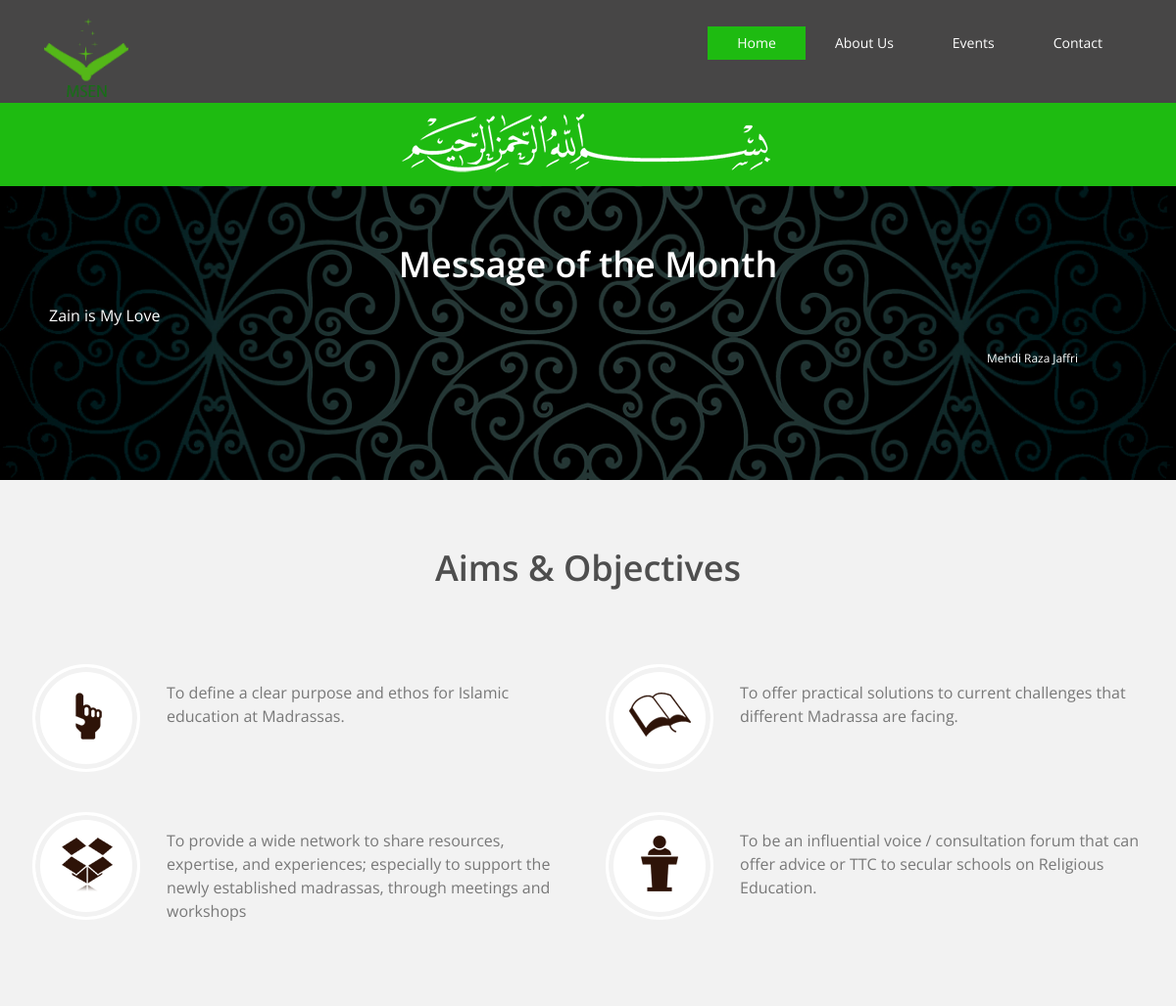
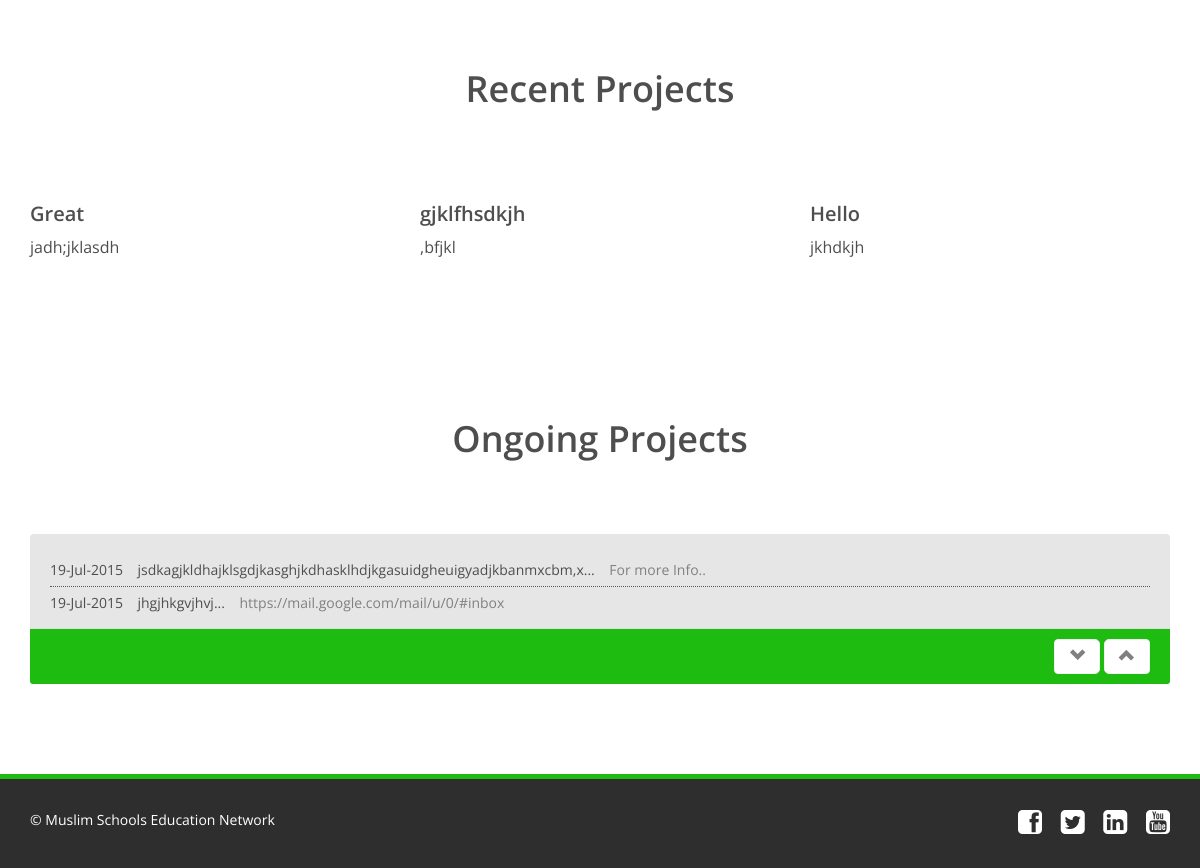
The page / on the database its author committed (2 pictures, top to bottom).
### tables this page shows
CREATE TABLE IF NOT EXISTS `message` (
  `message_id` int(11) NOT NULL AUTO_INCREMENT,
  `message_month` varchar(18) DEFAULT NULL,
  `message` text NOT NULL,
  `message_by` varchar(100) NOT NULL,
  PRIMARY KEY (`message_id`)
);

CREATE TABLE IF NOT EXISTS `events` (
  `event_id` int(11) NOT NULL AUTO_INCREMENT,
  `event_title` varchar(300) NOT NULL,
  `event_date` varchar(30) NOT NULL,
  `event_details` text NOT NULL,
  `event_description` text NOT NULL,
  `event_picture` varchar(200) NOT NULL,
  `event_ann` varchar(200) NOT NULL,
  `event_reg_link` varchar(400) DEFAULT NULL,
  PRIMARY KEY (`event_id`)
);

CREATE TABLE IF NOT EXISTS `news` (
  `news_id` int(11) NOT NULL AUTO_INCREMENT,
  `news` varchar(500) NOT NULL,
  `date` date NOT NULL,
  `link` varchar(200) NOT NULL,
  `event_id` int(11) NOT NULL,
  PRIMARY KEY (`news_id`)
);

### include/recent_work.php (the view, shortened to what this page needs)
<?php
include_once"connection.php";
$sql = "select * from events where event_date < NOW() ORDER BY `event_id` DESC limit 3";
$result = mysqli_query($conn,$sql);
?>
<section id="recent-works">
    <div class="container">
        <div class="center wow fadeInDown">
            <h2>Recent Projects</h2>
        </div>
        <div class="row">
            <?php
                                    while($row=mysqli_fetch_array($result,MYSQLI_ASSOC)) {
                                        echo'<div class="col-md-4">';
                                        echo'<div class="caption">';
                                        echo'<h2 class="team">'.$row['event_title'].'</h2>';
                                        echo'<p class="lead">'.$row['event_description'].'</p>';
                                        echo'</div>';
                                        echo'</div>';
                                    }
            ?>
        </div>
    </div>
</section>

### include/header.php (shortened to what this page needs)
<!DOCTYPE html>
<html lang="en">
<head>
	<link type="text/css" href="css/bootstrap-responsive.min.css" rel="stylesheet">
	<link href="css/bootstrap-theme.css" rel="stylesheet">
	<link href="css/bootstrap.min.css" rel="stylesheet">
	<link href="css/site.css" rel="stylesheet" type="text/css" />
	<link href="css/font-awesome.min.css" rel="stylesheet">
	<link href="css/animate.min.css" rel="stylesheet">
	<link href="css/prettyPhoto.css" rel="stylesheet">
	<link href="css/main.css" rel="stylesheet">
	<link href="css/responsive.css" rel="stylesheet">
	<link rel="stylesheet" type="text/css" href="engine1/style.css" />
</head>
<body class="homepage">
	<header id="header">
		<nav class="navbar navbar-inverse" role="banner">
			<div class="container">
				<div class="navbar-header">
					<a class="navbar-brand" href="index.php"><img class="img-responsive" src="images/logo2.png" style="max-height:86px" alt="logo"></a>
				</div>
				<div class="collapse navbar-collapse navbar-right">
					<ul class="nav navbar-nav">
						<li class="active"><a href="index.php">Home</a></li>
						<li><a href="about-us.php">About Us</a></li>
						<li><a href="projects.php">Events</a></li>
						<li><a href="contact-us.php">Contact</a></li>
					</ul>
				</div>
			</div>
		</nav>
	</header>

### index.php
<?php
include"include/header.php";
?>
    <div style="color: white;" class="top-bar center">
    <img class="img-responsive center-block" src="images/bis.png">
    </div>
<?php
include_once"include/message.php";
include_once"include/Aims.php";
include_once"include/recent_work.php";
include_once "include/upcoming_events.php";
include_once"include/footer.php";
?>

### include/message.php (shortened to what this page needs)
<?php
include_once"connection.php";
$sql = "select * from message order by message_id desc limit 1";
$result = mysqli_query($conn,$sql);
?>
        <div class="banner_holder">
            <div class="banner_holderImage">
        <div class="center wow fadeInDown animated" style="color: white;visibility: visible; -webkit-animation-name: fadeInDown; animation-name: fadeInDown;padding-top: 60px;">
            <h2 style="color: #ffffff;">Message of the Month</h2>
 <?php
           while($row=mysqli_fetch_array($result,MYSQLI_ASSOC)) {
                echo'<p class="lead" style="padding-left: 50px;   padding-right:50px; text-align: -webkit-auto;">'.$row['message'].'</p>';
                echo'<p class="small pull-right" style="padding-right: 100px;">'.$row['message_by'].'</p>';
           }
?>
        </div>
        </div>
        </div>

### include/Aims.php
<section id="feature">
    <div class="container">
        <div class="center wow fadeInDown">
            <h2>Aims & Objectives</h2>
        </div>
        <div class="row">
            <div class="features container">
                <div class="col-md-6 col-sm-6 wow fadeInDown" data-wow-duration="1000ms" data-wow-delay="600ms">
                    <div class="feature-wrap">
                        <i class="fa"><img src="images/kalaima.png"></i>
                        <h3 style="padding-left: 140px;">To define a clear purpose and ethos for Islamic education at Madrassas.</h3>
                    </div>
                </div>
                <div class="col-md-6 col-sm-6 wow fadeInDown" data-wow-duration="1000ms" data-wow-delay="600ms">
                    <div class="feature-wrap">
                        <i class="fa"><img src="images/book.png"></i>
                        <h3 style="padding-left: 140px;">To offer practical solutions to current challenges that different Madrassa are facing.</h3>
                    </div>
                </div>
                <div class="col-md-6 col-sm-6 wow fadeInDown" data-wow-duration="1000ms" data-wow-delay="600ms">
                    <div class="feature-wrap">
                        <i class="fa"><img class="" src="images/dropbox.png"></i>
                        <h3 style="padding-left: 140px;">To provide a wide network to share resources, expertise, and experiences; especially to support the newly established madrassas, through meetings and workshops</h3>
                    </div>
                </div>
                <div class="col-md-6 col-sm-6 wow fadeInDown" data-wow-duration="1000ms" data-wow-delay="600ms">
                    <div class="feature-wrap">
                        <i class="fa"><img class="" src="images/leader.png"></i>
                        <h3 style="padding-left: 140px;">To be an influential voice / consultation forum that can offer advice or TTC to secular schools on Religious Education.</h3>
                    </div>
                </div>
            </div>
        </div>
    </div>
</section>

### include/upcoming_events.php
<section id="bottom">
    <div class="center wow fadeInDown">
        <h2>Ongoing Projects</h2>
    </div>
    <?php
include_once"news.php";
?>
</section>

### include/news.php (shortened to what this page needs)
<!DOCTYPE html>
<html>
<head>
    <link href="http://www.jqueryscript.net/css/jquerysctipttop.css" rel="stylesheet" type="text/css">
    <?php
    $sql = "select * from news order by news_id desc limit 4";
    $result = mysqli_query($conn,$sql);
    ?>
</head>
<body>
<div class="container">
    <div class="row">
        <div class="col-md-12">
            <div class="panel panel-default">
                <div class="panel-body">
                    <div class="row">
                        <div class="col-xs-12">
                            <ul class="demo1">
                                    <?php
                                    while($row=mysqli_fetch_array($result,MYSQLI_ASSOC)) {
                                        $date = date_create($row['date']);
                                        $ndate = date_format($date,"d-M-Y");
                                        $link = "<a href=" . '"event.php?id='.$row['event_id'] .'">'.$row['link'].'</a>';
                                        echo'<li class="news-item">';
                                        echo $ndate."&nbsp;&nbsp;&nbsp;&nbsp;".$row['news']."...&nbsp;&nbsp;&nbsp;&nbsp;".$link;
                                        echo'</li>';
                                    }
                                    ?>
                            </ul>
                        </div>
                    </div>
                </div>
                <div class="panel-footer" style="background-color:#1EBB11"> </div>
            </div>
        </div>
    </div>
</div>
</body>
</html>

### include/footer.php (shortened to what this page needs)
<footer id="footer" class="midnight-blue">
<div class="container">
<div class="row">
<div class="col-sm-6">
&copy; Muslim Schools Education Network
</div>
<div class="col-sm-6">
<ul class="pull-right">
<li>
    <a href="https://www.facebook.com/pages/msenetwork/637043253099302"><i class="fa fa-facebook-square fa-2x"></i></a>
</li>
<li>
    <a href="https://twitter.com/msenetw0rk"><i class="fa fa-twitter-square fa-2x"></i></a>
</li>
    <li>
        <a href="https://uk.linkedin.com/pub/muslim-schools-education-network/101/575/a72"><i class="fa fa-linkedin-square fa-2x"></i></a>
    </li>
    <li>
        <a href="https://www.youtube.com/channel/UCiDaYbhgmJAbT1svuHubO-g"><i class="fa fa-youtube-square fa-2x"></i></a>
    </li>
</ul>
</div>
</div>
</div>
</footer>
</body>
</html>

### css/site.css (style rules this page uses)
.panel ul { padding:0px; margin:0px; list-style:none; }
.news-item { padding:4px 4px; margin:0px; border-bottom:1px dotted #555; }

### css/main.css (style rules this page uses)
body { background: #fff; font-family: 'Open Sans', sans-serif; color:#4e4e4e; line-height: 22px; }
h1, h2, h3, h4, h5, h6 { font-weight: 600; font-family: 'Open Sans', sans-serif; color:#4e4e4e; }
h2 { font-size: 20px; }
h3 { font-size: 16px; color: #787878; font-weight: 400; line-height: 24px; }
a { color: #1EBB11; -webkit-transition: color 300ms, background-color 300ms; -moz-transition: color 300ms, background-color 300ms; -o-transition: color 300ms, background-color 300ms; transition: color 300ms, background-color 300ms; }
.center h2 { font-size: 36px; margin-top: 0; margin-bottom: 20px; }
body > section { padding: 70px 0; }
.center { text-align: center; padding-bottom: 55px; }
.lead { font-size: 16px; line-height: 24px; font-weight: 400; }
.navbar>.container .navbar-brand { margin-left: 0; }
.top-bar { padding: 10px 0; background: rgb(30, 187, 17); line-height: 28px; }
.navbar-brand { padding: 0; margin:0; }
.navbar { border-radius: 0; margin-bottom: 0; background: rgba(58, 56, 56, 0.93); padding: 15px 0; padding-bottom: 0; }
.navbar-nav { margin-top: 12px; }
.navbar-nav>li { padding-bottom: 28px; }
.navbar-inverse .navbar-nav > li > a { padding: 5px 30px; margin: 0; color: #fff; line-height: 24px; display: inline-block; }
.navbar-inverse { border: none; }
.navbar-inverse .navbar-brand { font-size: 36px; line-height: 50px; color: #fff; }
.navbar-inverse .navbar-nav > .active > a, .navbar-inverse .navbar-nav > .active > a:hover, .navbar-inverse .navbar-nav > .active > a:focus, .navbar-inverse .navbar-nav > .open > a, .navbar-inverse .navbar-nav > .open > a:hover, .navbar-inverse .navbar-nav > .open > a:focus { background-color: #1EBB11; color: #fff; }
.navbar-inverse .navbar-collapse, .navbar-inverse .navbar-form { border-top: 0; padding-bottom: 0; }
#feature { background: #f2f2f2; padding-bottom: 40px; }
.features { padding: 0; }
.feature-wrap { margin-bottom: 35px; overflow: hidden; }
.feature-wrap i { font-size: 48px; height: 110px; width: 110px; margin: 3px; border-radius: 100%; line-height: 110px; text-align:center; background: #ffffff; color: #43BD2C; border: 3px solid #ffffff; box-shadow: inset 0 0 0 5px #f2f2f2; -webkit-box-shadow: inset 0 0 0 5px #f2f2f2; -webkit-transition: 500ms; -moz-transition: 500ms; -o-transition: 500ms; transition: 500ms; float: left; margin-right: 25px; }
#recent-works { padding-bottom: 70px; }
.panel-default { border-color: transparent; }
.panel-default>.panel-heading, .panel { background-color: #e6e6e6; border:0 none; box-shadow:none; }
.panel-body { padding: 20px 20px 10px; }
#bottom { border-bottom: 5px solid #1EBB11; font-size: 14px; }
#bottom ul { list-style: none; padding: 0; margin: 0; }
#bottom ul li { padding: 5px 0; }
#bottom ul li a { color: #808080; }
#footer { padding-top: 30px; padding-bottom: 30px; color: #fff; background: #2e2e2e; }
#footer a { color: #fff; }
#footer ul { list-style: none; padding: 0; margin: 0; }
#footer ul > li { display: inline-block; margin-left: 15px; }

### include/message.php (style rules this page uses)
.banner_holder { width: 100%; height: 300px; min-height: 200px; position: relative; }
.banner_holderImage { height: 100%; position:relative; background: url("include/bg4.jpg")no-repeat; background-size: cover; background-position: center; }

### rows shown on the page
message: message "Zain is My Love", message_by "Mehdi Raza Jaffri"
events: event_title "Great", event_description "jadh;jklasdh"
events: event_title "gjklfhsdkjh", event_description ",bfjkl"
events: event_title "Hello", event_description "jkhdkjh"
news: date "19-Jul-2015", news "jsdkagjkldhajklsgdjkasghjkdhasklhdjkgasuidgheuigyadjkbanmxcbm,x", link "For more Info.."
news: date "19-Jul-2015", news "jhgjhkgvjhvj", link "https://mail.google.com/mail/u/0/#inbox"
